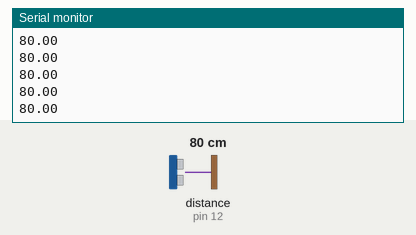
Recording of a sketch running on a simulated Arduino Uno, built with avr-gcc and run on an emulated ATmega328P. Parts: the last lines printed to the serial monitor. Inputs (shaded band) come from the test bench; at power-on: distance to the obstacle (sensor on pin 12) 80 cm.

Above: at 1.2 s.
1.3 s: distance to the obstacle (sensor on pin 12) set to 2 cm
At 2.0 s:
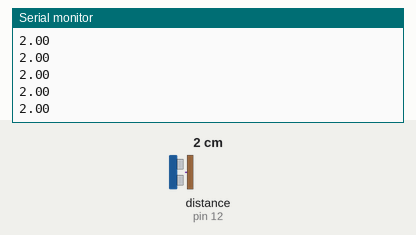
2.8 s: distance to the obstacle (sensor on pin 12) set to 4 cm
At 3.6 s:
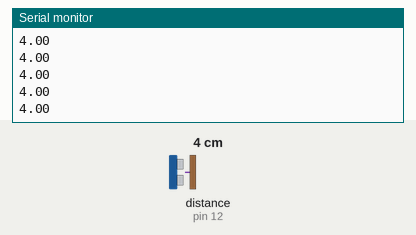
Timing chart, 0 to 5.8 s (numbered marks = the images above; inputs shaded):
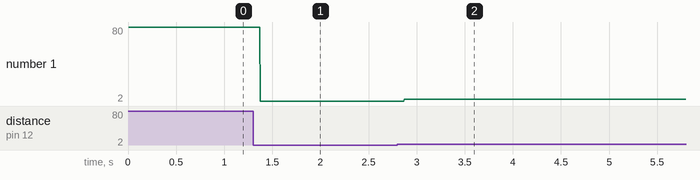

The sketch:

distanceSensor.ino
```cpp
#include <HCSR04.h>
HCSR04 sensorDistance(13, 12);
float distancia =0;
void setup() {
  // put your setup code here, to run once:
Serial.begin(9600);
}

void loop() {
  // put your main code here, to run repeatedly:
distancia = sensorDistance.dist();
Serial.println(distancia);
}
```

Measured:
- after the input at 1.3 s, the serial monitor: prints a new line after 0.07 s (image 1)
- after the input at 2.8 s, the serial monitor: prints a new line after 0.07 s (image 2)
- plotted number 1: 80 → 2 after the input at 1.3 s, 2 → 4 after the input at 2.8 s
